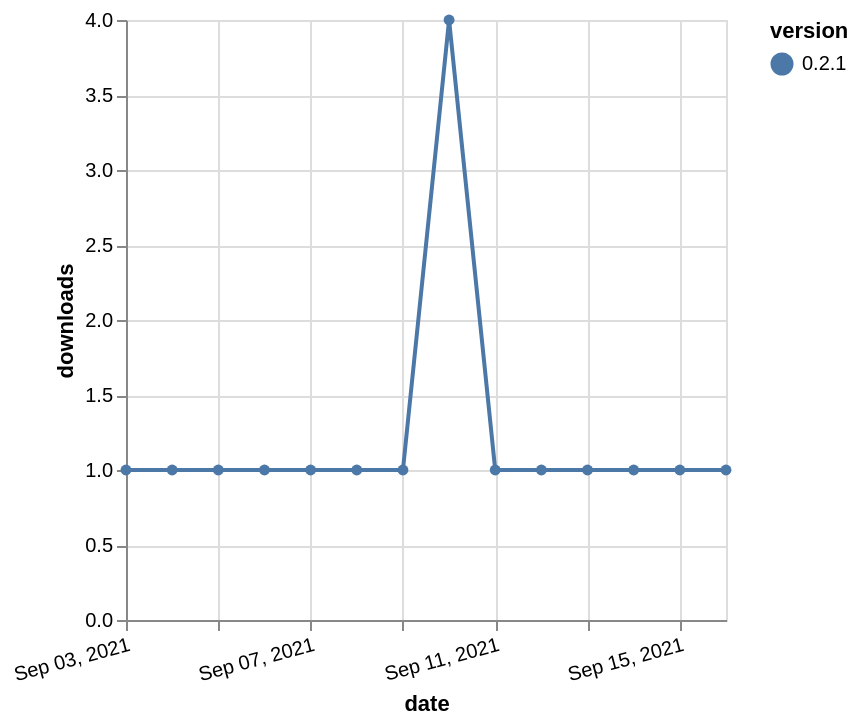

Write the Vega-Lite specification saved for this chart.
### Vega-Lite specification from a JSON file in a GitHub repository (floating-point values rounded to 4 significant figures)
{"$schema": "https://vega.github.io/schema/vega-lite/v5.json", "description": "A simple bar chart with embedded data.", "data": {"values": [{"date": "2021-09-03", "total": 216, "delta": 1, "version": "0.2.1"}, {"date": "2021-09-04", "total": 217, "delta": 1, "version": "0.2.1"}, {"date": "2021-09-05", "total": 218, "delta": 1, "version": "0.2.1"}, {"date": "2021-09-06", "total": 219, "delta": 1, "version": "0.2.1"}, {"date": "2021-09-07", "total": 220, "delta": 1, "version": "0.2.1"}, {"date": "2021-09-08", "total": 221, "delta": 1, "version": "0.2.1"}, {"date": "2021-09-09", "total": 222, "delta": 1, "version": "0.2.1"}, {"date": "2021-09-10", "total": 226, "delta": 4, "version": "0.2.1"}, {"date": "2021-09-11", "total": 227, "delta": 1, "version": "0.2.1"}, {"date": "2021-09-12", "total": 228, "delta": 1, "version": "0.2.1"}, {"date": "2021-09-13", "total": 229, "delta": 1, "version": "0.2.1"}, {"date": "2021-09-14", "total": 230, "delta": 1, "version": "0.2.1"}, {"date": "2021-09-15", "total": 231, "delta": 1, "version": "0.2.1"}, {"date": "2021-09-16", "total": 232, "delta": 1, "version": "0.2.1"}]}, "width": "container", "mark": {"type": "line", "point": {"filled": true}}, "encoding": {"x": {"field": "date", "type": "temporal", "timeUnit": "yearmonthdate", "title": "date", "axis": {"labelAngle": -15}}, "y": {"field": "delta", "type": "quantitative", "title": "downloads"}, "color": {"field": "version", "type": "nominal"}, "tooltip": {"field": "delta"}}}
